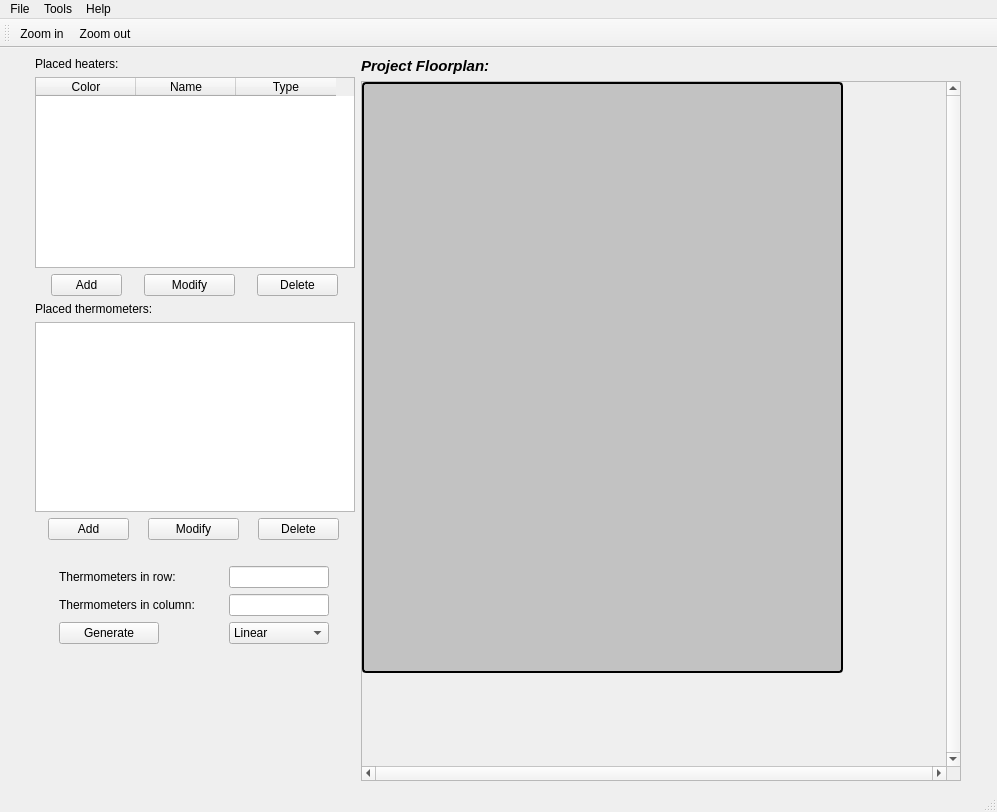
<?xml version="1.0" encoding="UTF-8"?>
<ui version="4.0">
 <class>FloorplanMaker</class>
 <widget class="QMainWindow" name="FloorplanMaker">
  <property name="geometry">
   <rect>
    <x>0</x>
    <y>0</y>
    <width>997</width>
    <height>812</height>
   </rect>
  </property>
  <property name="windowTitle">
   <string>FloorplanMaker</string>
  </property>
  <property name="windowIcon">
   <iconset>
    <normaloff>../../icona.png</normaloff>../../icona.png</iconset>
  </property>
  <widget class="QWidget" name="centralwidget">
   <layout class="QHBoxLayout" name="horizontalLayout_4">
    <item>
     <layout class="QHBoxLayout" name="horizontalLayout_3" stretch="2,4">
      <item>
       <layout class="QVBoxLayout" name="verticalLayout_3">
        <item>
         <widget class="QLabel" name="heaterTabLab">
          <property name="text">
           <string>Placed heaters:</string>
          </property>
         </widget>
        </item>
        <item>
         <widget class="QTableWidget" name="heaterTable">
          <property name="minimumSize">
           <size>
            <width>100</width>
            <height>0</height>
           </size>
          </property>
          <property name="maximumSize">
           <size>
            <width>320</width>
            <height>16777215</height>
           </size>
          </property>
          <column>
           <property name="text">
            <string>Color</string>
           </property>
          </column>
          <column>
           <property name="text">
            <string>Name</string>
           </property>
          </column>
          <column>
           <property name="text">
            <string>Type</string>
           </property>
          </column>
         </widget>
        </item>
        <item>
         <layout class="QHBoxLayout" name="horizontalLayout">
          <item>
           <widget class="QPushButton" name="btnAddHeater">
            <property name="maximumSize">
             <size>
              <width>71</width>
              <height>27</height>
             </size>
            </property>
            <property name="text">
             <string>Add</string>
            </property>
           </widget>
          </item>
          <item>
           <widget class="QPushButton" name="btnModifyHeater">
            <property name="maximumSize">
             <size>
              <width>91</width>
              <height>27</height>
             </size>
            </property>
            <property name="text">
             <string>Modify</string>
            </property>
           </widget>
          </item>
          <item>
           <widget class="QPushButton" name="btnDeleteHeater">
            <property name="maximumSize">
             <size>
              <width>81</width>
              <height>27</height>
             </size>
            </property>
            <property name="text">
             <string>Delete</string>
            </property>
           </widget>
          </item>
         </layout>
        </item>
        <item>
         <widget class="QLabel" name="label">
          <property name="text">
           <string>Placed thermometers:</string>
          </property>
         </widget>
        </item>
        <item>
         <widget class="QTableWidget" name="tableWidget">
          <property name="maximumSize">
           <size>
            <width>320</width>
            <height>16777215</height>
           </size>
          </property>
         </widget>
        </item>
        <item>
         <layout class="QHBoxLayout" name="horizontalLayout_2">
          <item>
           <widget class="QPushButton" name="btnAddTherm">
            <property name="maximumSize">
             <size>
              <width>81</width>
              <height>27</height>
             </size>
            </property>
            <property name="text">
             <string>Add</string>
            </property>
           </widget>
          </item>
          <item>
           <widget class="QPushButton" name="btnModifyTherm">
            <property name="maximumSize">
             <size>
              <width>91</width>
              <height>27</height>
             </size>
            </property>
            <property name="text">
             <string>Modify</string>
            </property>
           </widget>
          </item>
          <item>
           <widget class="QPushButton" name="btnDelete">
            <property name="maximumSize">
             <size>
              <width>81</width>
              <height>27</height>
             </size>
            </property>
            <property name="text">
             <string>Delete</string>
            </property>
           </widget>
          </item>
         </layout>
        </item>
        <item>
         <layout class="QGridLayout" name="gridLayout" columnstretch="0,0" columnminimumwidth="0,0">
          <property name="sizeConstraint">
           <enum>QLayout::SetDefaultConstraint</enum>
          </property>
          <property name="leftMargin">
           <number>0</number>
          </property>
          <property name="topMargin">
           <number>20</number>
          </property>
          <property name="rightMargin">
           <number>0</number>
          </property>
          <property name="bottomMargin">
           <number>20</number>
          </property>
          <property name="spacing">
           <number>6</number>
          </property>
          <item row="0" column="1">
           <widget class="QLineEdit" name="thermsInRowEdit">
            <property name="maximumSize">
             <size>
              <width>100</width>
              <height>50</height>
             </size>
            </property>
           </widget>
          </item>
          <item row="0" column="0">
           <widget class="QLabel" name="label_2">
            <property name="maximumSize">
             <size>
              <width>200</width>
              <height>16777215</height>
             </size>
            </property>
            <property name="text">
             <string>Thermometers in row: </string>
            </property>
           </widget>
          </item>
          <item row="1" column="1">
           <widget class="QLineEdit" name="columnsInRowEdit">
            <property name="maximumSize">
             <size>
              <width>100</width>
              <height>16777215</height>
             </size>
            </property>
           </widget>
          </item>
          <item row="1" column="0">
           <widget class="QLabel" name="label_3">
            <property name="maximumSize">
             <size>
              <width>200</width>
              <height>16777215</height>
             </size>
            </property>
            <property name="text">
             <string>Thermometers in column: </string>
            </property>
           </widget>
          </item>
          <item row="2" column="0">
           <widget class="QPushButton" name="generateButton">
            <property name="maximumSize">
             <size>
              <width>100</width>
              <height>16777215</height>
             </size>
            </property>
            <property name="text">
             <string>Generate</string>
            </property>
           </widget>
          </item>
          <item row="2" column="1">
           <widget class="QComboBox" name="generateActionCombo">
            <item>
             <property name="text">
              <string>Linear</string>
             </property>
            </item>
            <item>
             <property name="text">
              <string>Net</string>
             </property>
            </item>
           </widget>
          </item>
         </layout>
        </item>
        <item>
         <spacer name="verticalSpacer">
          <property name="orientation">
           <enum>Qt::Vertical</enum>
          </property>
          <property name="sizeHint" stdset="0">
           <size>
            <width>20</width>
            <height>118</height>
           </size>
          </property>
         </spacer>
        </item>
       </layout>
      </item>
      <item>
       <layout class="QVBoxLayout" name="verticalLayout_4">
        <item>
         <widget class="QLabel" name="floorplanLab">
          <property name="text">
           <string>&lt;!DOCTYPE HTML PUBLIC &quot;-//W3C//DTD HTML 4.0//EN&quot; &quot;http://www.w3.org/TR/REC-html40/strict.dtd&quot;&gt;
&lt;html&gt;&lt;head&gt;&lt;meta name=&quot;qrichtext&quot; content=&quot;1&quot; /&gt;&lt;style type=&quot;text/css&quot;&gt;
p, li { white-space: pre-wrap; }
&lt;/style&gt;&lt;/head&gt;&lt;body style=&quot; font-family:'Sans'; font-size:10pt; font-weight:400; font-style:normal;&quot;&gt;
&lt;p style=&quot; margin-top:0px; margin-bottom:0px; margin-left:0px; margin-right:0px; -qt-block-indent:0; text-indent:0px;&quot;&gt;&lt;span style=&quot; font-size:11pt; font-weight:600; font-style:italic;&quot;&gt;Project Floorplan:&lt;/span&gt;&lt;/p&gt;&lt;/body&gt;&lt;/html&gt;</string>
          </property>
         </widget>
        </item>
        <item>
         <widget class="QScrollArea" name="floorplanScrollArea">
          <property name="minimumSize">
           <size>
            <width>120</width>
            <height>160</height>
           </size>
          </property>
          <property name="maximumSize">
           <size>
            <width>600</width>
            <height>16777215</height>
           </size>
          </property>
          <property name="verticalScrollBarPolicy">
           <enum>Qt::ScrollBarAlwaysOn</enum>
          </property>
          <property name="horizontalScrollBarPolicy">
           <enum>Qt::ScrollBarAlwaysOn</enum>
          </property>
          <property name="widgetResizable">
           <bool>true</bool>
          </property>
          <widget class="QWidget" name="scrollAreaWidgetContents_2">
           <property name="geometry">
            <rect>
             <x>0</x>
             <y>0</y>
             <width>583</width>
             <height>654</height>
            </rect>
           </property>
           <widget class="QWidget" name="verticalLayoutWidget">
            <property name="geometry">
             <rect>
              <x>0</x>
              <y>0</y>
              <width>481</width>
              <height>591</height>
             </rect>
            </property>
            <layout class="QVBoxLayout" name="verticalLayout_2">
             <item>
              <widget class="QFrame" name="FloorPlanFrame">
               <property name="styleSheet">
                <string notr="true">border: 2px solid black;
border-radius: 4px;
padding: 2px;
background-color: rgb(194, 194, 194)
</string>
               </property>
               <property name="frameShape">
                <enum>QFrame::StyledPanel</enum>
               </property>
               <property name="frameShadow">
                <enum>QFrame::Raised</enum>
               </property>
              </widget>
             </item>
            </layout>
           </widget>
          </widget>
         </widget>
        </item>
       </layout>
      </item>
     </layout>
    </item>
   </layout>
  </widget>
  <widget class="QMenuBar" name="menubar">
   <property name="geometry">
    <rect>
     <x>0</x>
     <y>0</y>
     <width>997</width>
     <height>29</height>
    </rect>
   </property>
   <widget class="QMenu" name="menuPlik">
    <property name="title">
     <string>File</string>
    </property>
    <addaction name="actionNewProject"/>
    <addaction name="actionOpenProject"/>
    <addaction name="actionSave"/>
    <addaction name="separator"/>
    <addaction name="actionEnd"/>
   </widget>
   <widget class="QMenu" name="menuNarz_dzia">
    <property name="title">
     <string>Tools</string>
    </property>
    <addaction name="actionGeneriloFile"/>
   </widget>
   <widget class="QMenu" name="menuHelp">
    <property name="title">
     <string>Help</string>
    </property>
    <addaction name="actionAbout"/>
   </widget>
   <addaction name="menuPlik"/>
   <addaction name="menuNarz_dzia"/>
   <addaction name="menuHelp"/>
  </widget>
  <widget class="QStatusBar" name="statusbar"/>
  <widget class="QToolBar" name="toolBar">
   <property name="windowTitle">
    <string>toolBar</string>
   </property>
   <attribute name="toolBarArea">
    <enum>TopToolBarArea</enum>
   </attribute>
   <attribute name="toolBarBreak">
    <bool>false</bool>
   </attribute>
   <addaction name="actionZoom_Floorplan"/>
   <addaction name="actionZoom_out"/>
  </widget>
  <action name="actionOpen_project">
   <property name="text">
    <string>Otwórz projekt</string>
   </property>
  </action>
  <action name="actionSave_project">
   <property name="text">
    <string>Zapisz projekt</string>
   </property>
  </action>
  <action name="actionClose">
   <property name="text">
    <string>Zamknij</string>
   </property>
  </action>
  <action name="actionNewProject">
   <property name="text">
    <string>New project</string>
   </property>
  </action>
  <action name="actionOpenProject">
   <property name="text">
    <string>Open project</string>
   </property>
  </action>
  <action name="actionSave">
   <property name="text">
    <string>Save</string>
   </property>
  </action>
  <action name="actionEnd">
   <property name="text">
    <string>Close</string>
   </property>
  </action>
  <action name="actionGeneriloFile">
   <property name="text">
    <string>Create generilo file</string>
   </property>
  </action>
  <action name="actionAbout">
   <property name="text">
    <string>About</string>
   </property>
  </action>
  <action name="actionZoom_Floorplan">
   <property name="icon">
    <iconset resource="../images/FloorplanMakerIcons.qrc">
     <normaloff>:/zoom/magnifier_zoom_in.png</normaloff>:/zoom/magnifier_zoom_in.png</iconset>
   </property>
   <property name="text">
    <string>Zoom in</string>
   </property>
   <property name="shortcut">
    <string>Ctrl++</string>
   </property>
  </action>
  <action name="actionZoom_out">
   <property name="icon">
    <iconset resource="../images/FloorplanMakerIcons.qrc">
     <normaloff>:/zoom/magnifier_zoom_out.png</normaloff>:/zoom/magnifier_zoom_out.png</iconset>
   </property>
   <property name="text">
    <string>Zoom out</string>
   </property>
   <property name="toolTip">
    <string>Zoom out</string>
   </property>
   <property name="shortcut">
    <string>Ctrl+-</string>
   </property>
  </action>
 </widget>
 <tabstops>
  <tabstop>heaterTable</tabstop>
 </tabstops>
 <resources>
  <include location="../images/FloorplanMakerIcons.qrc"/>
 </resources>
 <connections>
  <connection>
   <sender>actionEnd</sender>
   <signal>triggered()</signal>
   <receiver>FloorplanMaker</receiver>
   <slot>close()</slot>
   <hints>
    <hint type="sourcelabel">
     <x>-1</x>
     <y>-1</y>
    </hint>
    <hint type="destinationlabel">
     <x>399</x>
     <y>299</y>
    </hint>
   </hints>
  </connection>
  <connection>
   <sender>actionZoom_Floorplan</sender>
   <signal>activated()</signal>
   <receiver>FloorPlanFrame</receiver>
   <slot>repaint()</slot>
   <hints>
    <hint type="sourcelabel">
     <x>-1</x>
     <y>-1</y>
    </hint>
    <hint type="destinationlabel">
     <x>582</x>
     <y>400</y>
    </hint>
   </hints>
  </connection>
  <connection>
   <sender>actionZoom_out</sender>
   <signal>activated()</signal>
   <receiver>FloorPlanFrame</receiver>
   <slot>repaint()</slot>
   <hints>
    <hint type="sourcelabel">
     <x>-1</x>
     <y>-1</y>
    </hint>
    <hint type="destinationlabel">
     <x>582</x>
     <y>400</y>
    </hint>
   </hints>
  </connection>
 </connections>
</ui>
